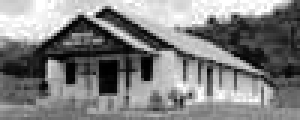
#> input picture v3-hog/data/CarData/TrainImages/neg-11.pgm, 100 x 40 px (shown 3 times larger); its folder holds only this picture in this run
$ jupyter execute --allow-errors sc-v3-hog.ipynb   (shell and % lines are left out)
#> lines starting #> are read from the running program, lines starting #| are printed output that depends on the picture
# Soft Computing

## Vežba 3 - HOG

## Histogram of Oriented Gradients (HOG)

Jedan od najpopularnijih postupaka za izdvajanje osobina (eng. *feature extraction*) sa digitalne slike. Formalno, HOG je nešto što se zove **deskriptor slike** (eng. *image descriptor*), koji predstavlja opis vizuelnih osobina slike. Iako je predstavljen pre više od jedne dekade, tačnije 2005. godine u radu <a href="http://lear.inrialpes.fr/people/triggs/pubs/Dalal-cvpr05.pdf">Histogram of Oriented Gradients for Human Detection</a>, HOG je deskriptor koji se i dan-danas vrlo često koristi za probleme detekcije i prepoznavanja objekata na slikama.

## Support Vector Machine (SVM)

SVM je model nadgledanog mašinskog učenja, koji se može koristiti za probleme klasifikacije i regresije. Ugrubo, SVM klasifikator konstruiše hiperravan koja "najbolje" razdvaja klase podataka, a ova "najbolja" hiperravan je zapravo ona koja maksimizuje marginu između podataka različitih klasa.

U svom osnovnom obliku, SVM je linearni klasifikator, tj. može vrlo efikasno da pronađe hiperravan koja maksimizuje marginu između linearno separabilnih podataka. Međutim, korišćenjem tzv. kernel trika (eng. *kernel trick*), moguće je konstruisati SVM za klasifikaciju podataka koji nisu linearno separabilni - tačnije, pomoću kernela se ulazni podaci zapravo mapiraju na neki višedimenzionalni prostor gde ti podaci postanu linearno separabilni.

## Detekcija automobila

HOG i SVM ćemo iskoristiti kako bi rešili problem detekcije automobila na slikama iz <a href="http://cogcomp.org/Data/Car/">UIUC Image Database for Car Detection</a> skupa podataka.

Trening skup **data/CarData/TrainImages** sadrži 1050 slika (pozitivnih i negativnih primera) dimenzija 100 x 40 za obučavanje i validaciju deskriptora i klasifikatora.

Test skup **data/CarData/TestImages** sadrži 170 slika različitih dimenzija za evaluaciju rada deskriptora i klasifikatora.

Rezultati rada deskriptora i klasifikatora na testnom skupu podataka se mogu uporediti sa tačnim lokacijama automobila koji se nalaze u **data/CarData/trueLocations.txt**.

### Obučavanje

[cell 1]
import os
import numpy as np
import cv2 # OpenCV
from sklearn.svm import SVC # SVM klasifikator
from sklearn.metrics import accuracy_score
from sklearn.model_selection import train_test_split
from sklearn.neighbors import KNeighborsClassifier # KNN
import matplotlib.pyplot as plt

[cell 2]
def load_image(path):
    return cv2.cvtColor(cv2.imread(path), cv2.COLOR_BGR2GRAY)

def display_image(image):
    plt.imshow(image, 'gray')

#### Primer pozitivnog uzorka - jeste automobil

#> (a cell that did not finish here is left out)

#> (a cell that did not finish here is left out)

##### Primer negativnog uzorka - nije automobil

#> (a cell that did not finish here is left out)

display_image(ineg)

#> (a cell that did not finish here is left out)

#### Učitavanje svih primera

[cell 7]
train_dir = 'data/CarData/TrainImages/'
#> train_dir = 'data/CarData/TrainImages/'

pos_imgs = []
neg_imgs = []

for img_name in os.listdir(train_dir):
    img_path = os.path.join(train_dir, img_name)
    img = load_image(img_path)
#> call 3 of load_image, with path = 'data/CarData/TrainImages/neg-11.pgm'
    if 'pos' in img_name:
        pos_imgs.append(img)
    elif 'neg' in img_name:
        neg_imgs.append(img)

print("Positive images #: ", len(pos_imgs))
print("Negative images #: ", len(neg_imgs))
#| Negative images #:  1

#### Izračunavanje HOG deskriptora za sve slike i formiranje niza labela (1 = jeste automobil, 0 = nije automobil)

[cell 8]
pos_features = []
neg_features = []
labels = []

nbins = 9 # broj binova
cell_size = (8, 8) # broj piksela po celiji
block_size = (3, 3) # broj celija po bloku

hog = cv2.HOGDescriptor(_winSize=(img.shape[1] // cell_size[1] * cell_size[1],
                                  img.shape[0] // cell_size[0] * cell_size[0]),
                        _blockSize=(block_size[1] * cell_size[1],
                                    block_size[0] * cell_size[0]),
                        _blockStride=(cell_size[1], cell_size[0]),
                        _cellSize=(cell_size[1], cell_size[0]),
                        _nbins=nbins)

for img in pos_imgs:
    pos_features.append(hog.compute(img))
    labels.append(1)
#> after the loop, labels = []; pos_features = []

for img in neg_imgs:
    neg_features.append(hog.compute(img))
    labels.append(0)
#> this loop made 1 pass
#> after the loop, labels = [0]; neg_features = 1 item

pos_features = np.array(pos_features)
#> pos_features = empty array
neg_features = np.array(neg_features)
#> (the rest of this cell did not finish here and is left out)

#### Podela trening skupa na trening i validacioni

#> (a cell that did not finish here is left out)

#> (a cell that did not finish here is left out)

#### Obučavanje i validacija SVM klasifikatora

[cell 11]
clf_svm = SVC(kernel='linear', probability=True)
#> (the rest of this cell did not finish here and is left out)

#### Obučavanje i validacija KNN klasifikatora

[cell 12]
clf_knn = KNeighborsClassifier(n_neighbors=10)
#> (the rest of this cell did not finish here and is left out)

##### Sa oba klasifikatora koja smo isprobali, uvek smo dobili odlične rezultate (99+%). Kako ovo možemo protumačiti?

Pa prosto, ispostavlja se da je HOG deskriptor vrlo dobar alat za izdvajanje osobina objekata sa slike, i izgleda da su te izdvojene osobine relevantne prilikom klasifikacije. Odnosno, te osobine na neki reprezentativan način predstavljaju određenu vrstu objekta, što mi onda lako možemo iskoristiti za automatizaciju klasifikacije nekim od algoritama mašinskog učenja.

### Testiranje

Dakle, sada imamo obučen SVM klasifikator koji vrlo precizno može da predvidi da li je nešto automobil ili ne. Međutim, ovaj klasifikator radi isključivo na slikama koje su dimenzija kao u obučavajućem skupu (100 x 40). U testnom skupu su date slike koje su različitih dimenzija (dosta veće od 100 x 40) i na kojima se nalaze automobili. Potrebno je detektovati <b>gde</b> se nalazi automobil na slici.

#### Primer testne slike

[cell 13]
itest = load_image('data/CarData/TestImages/test-0.pgm')
#> call 4 of load_image, with path = 'data/CarData/TestImages/test-0.pgm'
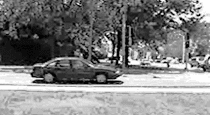
#> input picture v3-hog/data/CarData/TestImages/test-0.pgm, 210 x 115 px
display_image(itest)

Tehnika kojom bi ovo trebalo raditi jeste tzv. klizeći/klizni prozor (eng. <i>sliding window</i>), gde bi se na slici pomerao "prozor", veličine 100 x 40 i za svaki prozor se računao HOG deskriptor i zatim klasifikovao (da li je automobil ili ne). Zatim prozor pomerimo za recimo 10 piksela u desno i uradimo istu stvar. Naravno, kada dođemo do kraja reda, vratimo sliku skroz levo na početak i pomerimo je za recimo 10 piksela na dole i tako dalje.

Ovim ćemo za sve moguće prozore (dimenzija 100 x 40 i sa pomerajima [10px, 0px], [0px, 10px]) dobiti rezultate klasifikacije.

Međutim, ovde nastaje problem - relativno je izvesno da ukoliko smo unutar jednog prozora detektovali automobil, da ćemo i u nekom od susednih prozora detektovati isti taj automobil (prosto, translacijom za samo 10 piksela smo dobili vrlo sličnu sliku i samim tim vrlo sličan HOG deskriptor koji je ulaz u SVM klasifikator). Dakle, neophodno je na neki način spojiti više bounding box-ova u jedan koji će biti konačan rezultat. Treba voditi računa i o slikama koje sadrže više od jednog automobila,a koje su prisutne u testnom skupu podataka.

Prilikom računanja ovog konačnog bounding box-a može se uzeti u obzir i koliko je SVM siguran (eng. <i>confidence score</i>) u svoju odluku za određeni ulazni podatak - ovu vrednost je moguće dobiti pozivanjem metode <i>predict_proba</i> nad SVM klasifikatorom. Ova metoda vraća verovatnoću ishoda klasifikacije za svaku od klasa. Zbog toga smo u konstruktoru SVM klasifikatora morali staviti <i>probability=True</i>.

Konačni rezultati se mogu proveriti tako što će se uporediti sa lokacijama automobila u <b>data/CarData/trueLocations.txt</b>. U ovoj datoteci, svaka linija počinje sa rednim brojem slike iz testnog foldera, a istinska lokacija automobila na slici je definisana koordinatama gornje leve tačke (oblika: (y,x)) bounding box-a (dato u datoteci), a širina  visina bounding box-a su uvek 100px i 40px, respektivno (kao veličina slika u trening skupu).

Dakle, ako u datoteci imamo <i>0: (48, 26)</i>, to znači da se na slici <i>data/CarData/TestImages/test-0.pgm</i> automobil nalazi na lokaciji koja je definisana bounding box-om <i>((48, 26), (48+40, 26+100)) = ((48, 26), (88, 126))</i>. Ako se u datoteci nalazi više koordinata u jednoj liniji, to znači da na toj slici ima više automobila.

Metrika kojom se meri poklapanje istinskog bounding box-a i dobijenog bounding box-a je <i>Jaccard index</i>, odnosno <i>IoU (Intersection over Union)</i>. Dakle, za dva bounding box-a, pronaći njihov presek i uniju, a zatim prebrojati piksele u preseku i u uniji i na kraju podeliti ova dva broja:

$$IoU=\frac{|A \cap B|}{|A \cup B|}$$

Ukoliko je poklapanje potpuno, vrednost <i>IoU</i> će biti 1, ako poklapanja nema biće 0, u slučaju delimičnog poklapanja biće neda vrednost između 0 i 1. Vrednosti veće od 0.5 (tj. **IoU > 0.5**) se generalno smatraju "dobrom" predikcijom.

### Primer:

Iskoristićemo HOG i SVM za detektovanje automobila na slici iz testnog skupa podataka.

Prvo ćemo implementirati metodu koja će računati HOG deskriptor i *confidence score* SVM klasifikatora za prosleđeni prozor.

[cell 14]
def classify_window(window):
    features = hog.compute(window).reshape(1, -1)
    return clf_svm.predict_proba(features)[0][1]

Sada implementiramo metodu koja će "obilaziti" sliku pomoću klizećeg/kliznog prozora i "pronalaziti" automobile.

[cell 15]
def process_image(image, step_size, window_size=(100, 40)):
#> called with step_size = 10, window_size = (100, 40)
    best_score = 0
    best_window = None
    for y in range(0, image.shape[0], step_size):
        for x in range(0, image.shape[1], step_size):
            this_window = (y, x) # zbog formata rezultata
            window = image[y:y+window_size[1], x:x+window_size[0]]
            if window.shape == (window_size[1], window_size[0]):
                score = classify_window(window)
                if score > best_score:
                    best_score = score
                    best_window = this_window
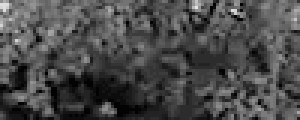
#> window: shape (40, 100) (shown 3 times larger); min 3, max 228, mean 73.7
#> after the loop, best_score = 0
    return best_score, best_window

Ostalo je još da implementiramo metodu koja će računati *Jaccard index* za dva prosleđena bounding box-a.

[cell 16]
def jaccard_index(true_box, predicted_box):
    y_a = max(true_box[0], predicted_box[0])
    x_a = max(true_box[1], predicted_box[1])
    y_b = min(true_box[2], predicted_box[2])
    x_b = min(true_box[3], predicted_box[3])

    inter_area = max(0, x_b - x_a + 1) * max(0, y_b - y_a + 1)

    true_area = (true_box[3] - true_box[1] + 1) * (true_box[2] - true_box[0] + 1)

    pred_area = (predicted_box[3] - predicted_box[1] + 1) * (predicted_box[2] - predicted_box[0] + 1)

    iou = inter_area / float(true_area + pred_area - inter_area)

    return max(iou, 0)

Sada ćemo iskombinovati implementirane metode kako bismo videli ostvareni rezultat.

#> (a cell that did not finish here is left out)

#> (a cell that did not finish here is left out)

[cell 19]
jaccard_index([48, 26, 88, 126], [50, 20, 90, 120])

## Selective Search

*Sliding window* pristup može da bude računarski zahtevan zbog prolaska kroz (skoro) sve pozicije prozora.

**Selective Search** rešava to tako što umesto "svih mogućih prozora" generiše **manji skup kandidata** (eng. *region proposals*) koji *verovatno* sadrže objekte. Ideja je:
```
1. prvo podeli sliku na smislene delove (segmente),
2. zatim te delove hijerarhijski spajaj u veće regione,
3. i iz svake faze uzmi pravougaonike kao kandidate.
```

#### Korak 1: Inicijalna segmentacija slike

Slika se prvo deli na mnogo manjih regiona (superpikseli / segmenti). Poenta je da umesto da razmatramo svaki piksel, krećemo od "komadića" koji imaju sličnu boju/teksturu.

[cell 20]
# ucitavanje slike
input_img = cv2.cvtColor(cv2.imread('images/cats.jpg'), cv2.COLOR_BGR2RGB)
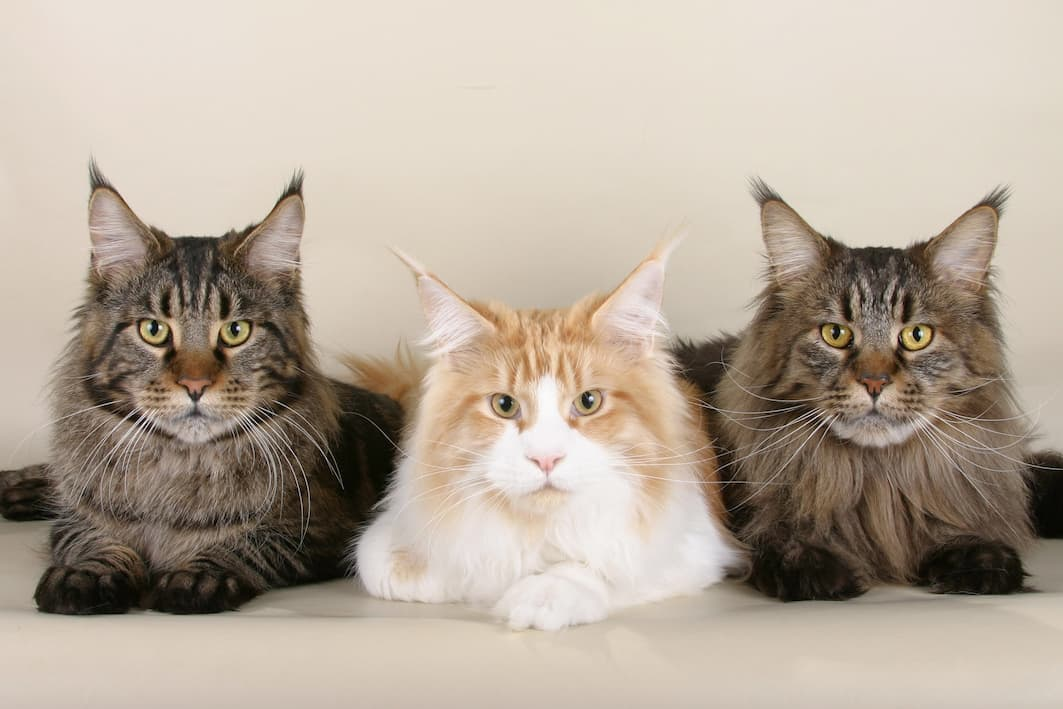
#> input picture v3-hog/images/cats.jpg, 1063 x 709 px
plt.imshow(input_img)

[cell 21]
# inicijalna segmentacija
ss = cv2.ximgproc.segmentation.createSelectiveSearchSegmentation()
ss.setBaseImage(input_img)

#### Korak 2: Hijerarhijsko spajanje regiona (pohlepno)

Zatim algoritam iterativno spaja **najsličnije susedne regione** (pohlepno), gradi hijerarhiju regiona (od sitnih ka krupnim) i tokom procesa generiše mnogo pravougaonih predloga.

Sličnost se obično računa kao kombinacija više kriterijuma (regioni koji "liče" treba da se spoje):
- Sličnost boje
- Sličnost teksture
- Veličina regiona (da se manji lakše "prilepe" većim)
- Kako se uklapaju (npr. jedan region je unutar drugog ili se dobro dopunjuju).

U OpenCV implementaciji se bira kompromis između brzine i kvaliteta (broj kandidata i detaljnosti):
*  `sigma` - blago zaglađivanje pre segmentacije (smanjuje šum i omogućava stabilnije segmente)
*  `base_k`, `inc_k` - utiču na "krupnoću" segmentacije i broj nivoa/hijerarhije (više nivoa znači veći broj kandidata).

Rezultat je lista `(x, y, w, h)` predloga.

Postoje dve varijante:
* [switchToSelectiveSearchFast(...)](https://docs.opencv.org/4.12.0/d6/d6d/classcv_1_1ximgproc_1_1segmentation_1_1SelectiveSearchSegmentation.html#a4ea50c9a9df83193dc16f9b74bd95805) - manje kandidata, brže
* [switchToSelectiveSearchQuality(...)](https://docs.opencv.org/4.12.0/d6/d6d/classcv_1_1ximgproc_1_1segmentation_1_1SelectiveSearchSegmentation.html#a4824333bbdd5877e14859298a2ecde12) - više kandidata, sporije, često "pokriva" više varijanti objekata.

[cell 22]
ss.switchToSelectiveSearchFast(base_k=150, inc_k=150, sigma=0.8)
rects = ss.process()
print(f'Ukupno kandidata: {len(rects)}')

Dobili smo veliki broj kandidata. Radimo jednostavno filtriranje za smisleniju vizuelizaciju:

[cell 23]
img_h, img_w = input_img.shape[:2]
#> img_h = 709; img_w = 1063
filtered = []
for (x, y, w, h) in rects:
    area = w * h
    if (area > 60000) and  (area < 0.3 * img_h * img_w):
        filtered.append((x, y, w, h))

print(f'Ukupno kandidata posle filtera: {len(filtered)}')
#| Ukupno kandidata posle filtera: 300

[cell 24]
# vizualelizujemo 15
num_show = 15

# provera ako slucajno imamo manji broj prozora od trazenih
if len(rects) < num_show:
    num_show = len(rects)

debug_img = input_img.copy()

for i in range(num_show):
    x, y, w, h = filtered[i]
    # nasumicno biramo boju za prozor
    color = np.random.randint(0, 256, size=(3,), dtype=np.uint8)
    cv2.rectangle(debug_img, (x, y), (x + w, y + h), tuple(int(c) for c in color), 2)
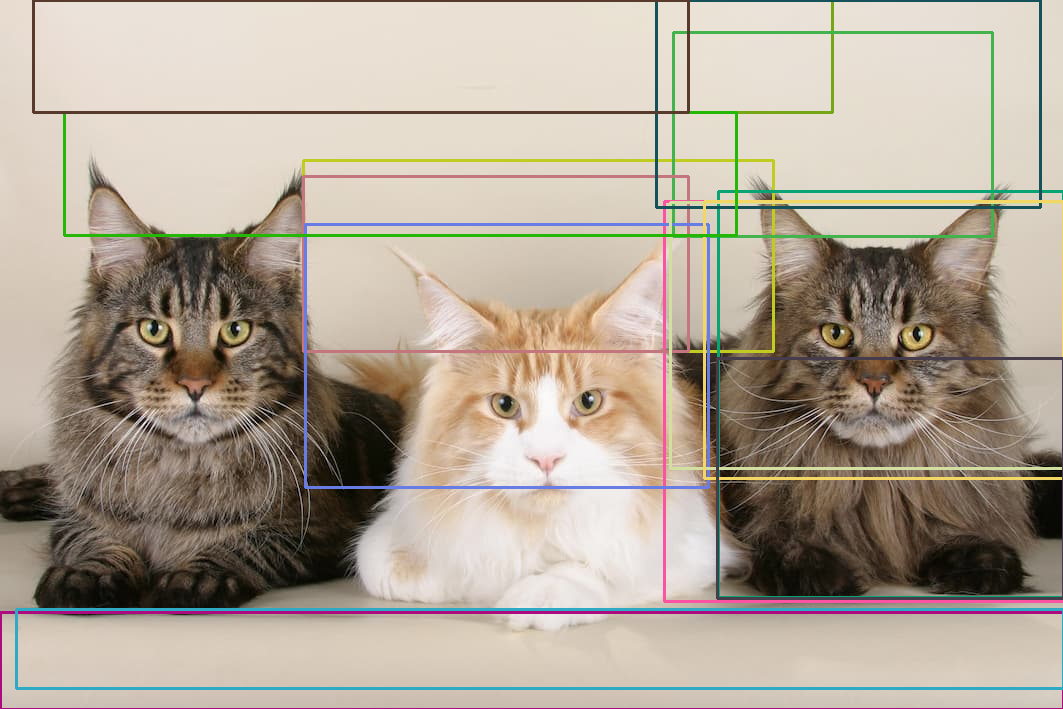
#> debug_img: shape (709, 1063, 3); mean R, G, B 177.3, 166.1, 152

plt.imshow(debug_img)
